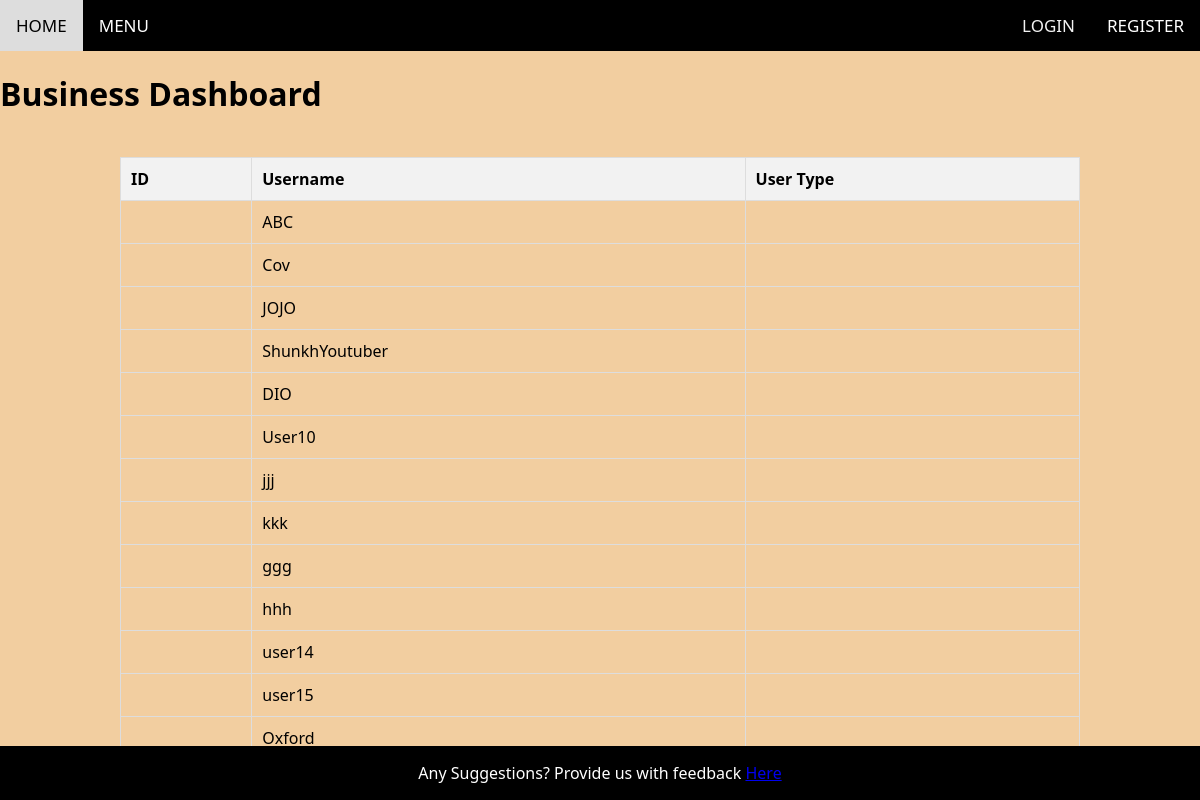
/business_dashboard, run on an earlier commit of the app's database.
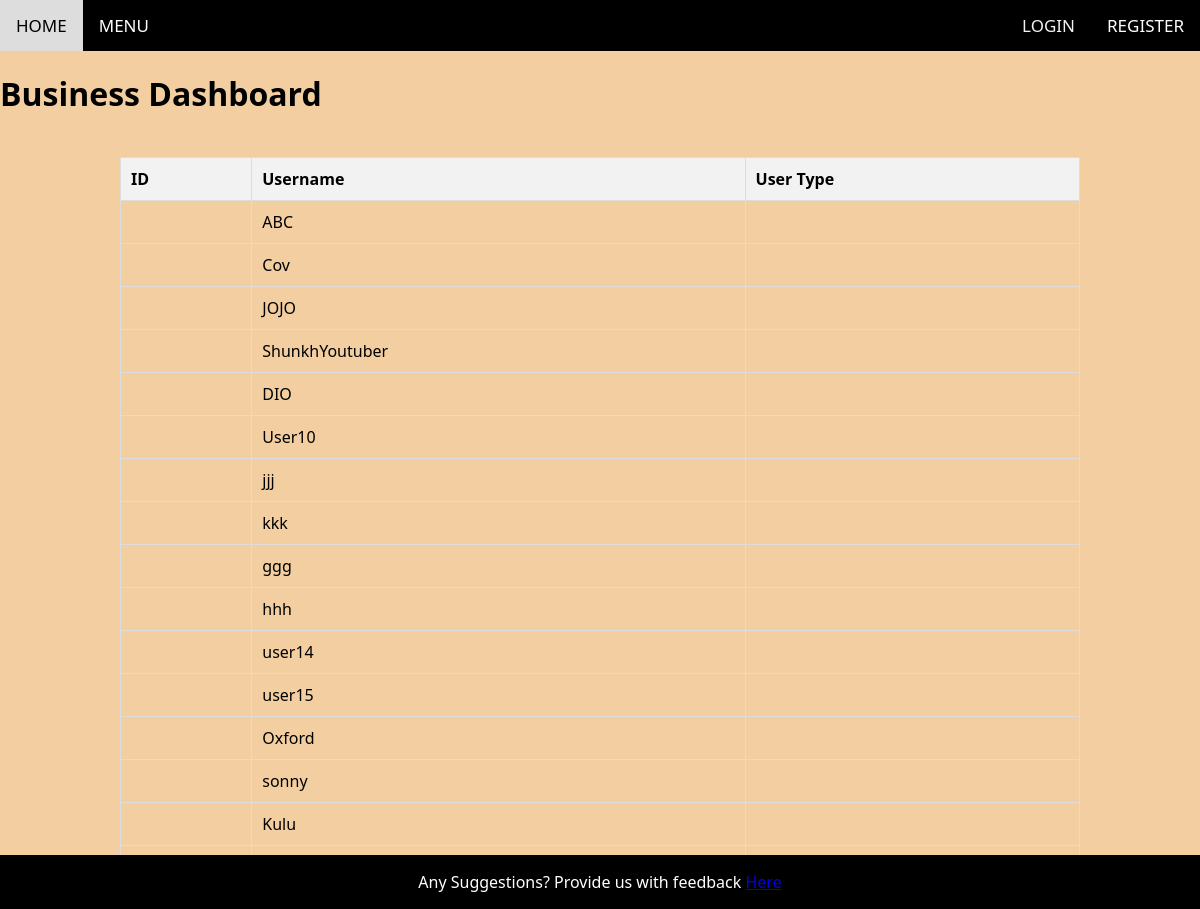
And on a later commit of the database.
### app.py (models this page shows, shortened)
class User(db.Model, UserMixin):
    User_ID = db.Column(db.Integer, primary_key=True, autoincrement=True)
    username = db.Column(db.String(255), nullable=False)
    Type = db.Column(db.String(50), nullable=False)
    password = db.Column(db.String(60), nullable=False)

### app.py (the view)
@app.route('/business_dashboard')
def businessDashboard():
    return render_template('business_dashboard.html', users=getUsers())

### app.py (called while the page is built)
def getUsers():
    return User.query.all()

### templates/business_dashboard.html (shortened to what this page needs)
{% extends 'base.html' %}
{% block content %}
<h1>Business Dashboard</h1>
<table>
    <thead>
        <tr>
            <th>ID</th>
            <th>Username</th>
            <th>User Type</th>
        </tr>
    </thead>
    <tbody>
        {% for user in users %}
            <tr>
                <td>{{ user.id }}</td>
                <td>{{ user.username }}</td>
                <td>{{ user.userType }}</td>
            </tr>
        {% endfor %}
    </tbody>
</table>
{% endblock %}

### templates/base.html (shortened to what this page needs)
<html>
<link rel="stylesheet" href="{{ url_for('static', filename='css/styles.css') }}">
<head>
</head>
<body>
  <div>
    <div class="topnav">
      <a href="/">HOME</a>
      <div class="dropdown">
        <button class="dropbtn">MENU</button>
      </div>
        <div style="float: right;">
          {% if current_user.is_authenticated %}
            <a href="/logout">LOGOUT</a>
          {% else %}
            <div class="dropdown" style="float: right;">
              <button class="dropbtn">REGISTER</button>
            </div>
            <a href="/login">LOGIN</a>
          {% endif %}
        </div>
    </div>
  </div>
  {% block content %}
  {% endblock %}
  <footer>
    <p>Any Suggestions? Provide us with feedback
    <a href="/feedback">Here</a></p>
  </footer>
</body>
</html>

### static/css/styles.css (style rules this page uses)
body { font-family: system-ui, -apple-system, BlinkMacSystemFont, 'Segoe UI', Roboto, Oxygen, Ubuntu, Cantarell, 'Open Sans', 'Helvetica Neue', sans-serif; min-height: 100vh; display: flex; flex-direction: column; margin: 0; padding: 0; background-color: #f2cea0; }
footer { position: fixed; bottom: 0; left: 0; right: 0; width: 100%; background-color: #000000; color: white; text-align: center; }
.topnav { background-color: #000000; overflow: hidden; width: 100%; margin: 0; padding: 0; }
.topnav a { float: left; color: #f2f2f2; text-align: center; padding: 14px 16px; text-decoration: none; font-size: 17px; }
.dropdown { float: left; overflow: hidden; }
.dropbtn { font-size: 17px; border: none; outline: none; color: white; padding: 14px 16px; background-color: inherit; font-family: inherit; margin: 0; }

### templates/business_dashboard.html (style rules this page uses)
table { width: 80%; margin: 20px auto; border-collapse: collapse; }
th, td { border: 1px solid #ddd; padding: 10px; text-align: left; }
th { background-color: #f2f2f2; }

What changed in the data, as far as the page shows it:
added User: username "sonny"
added User: username "Kulu"
